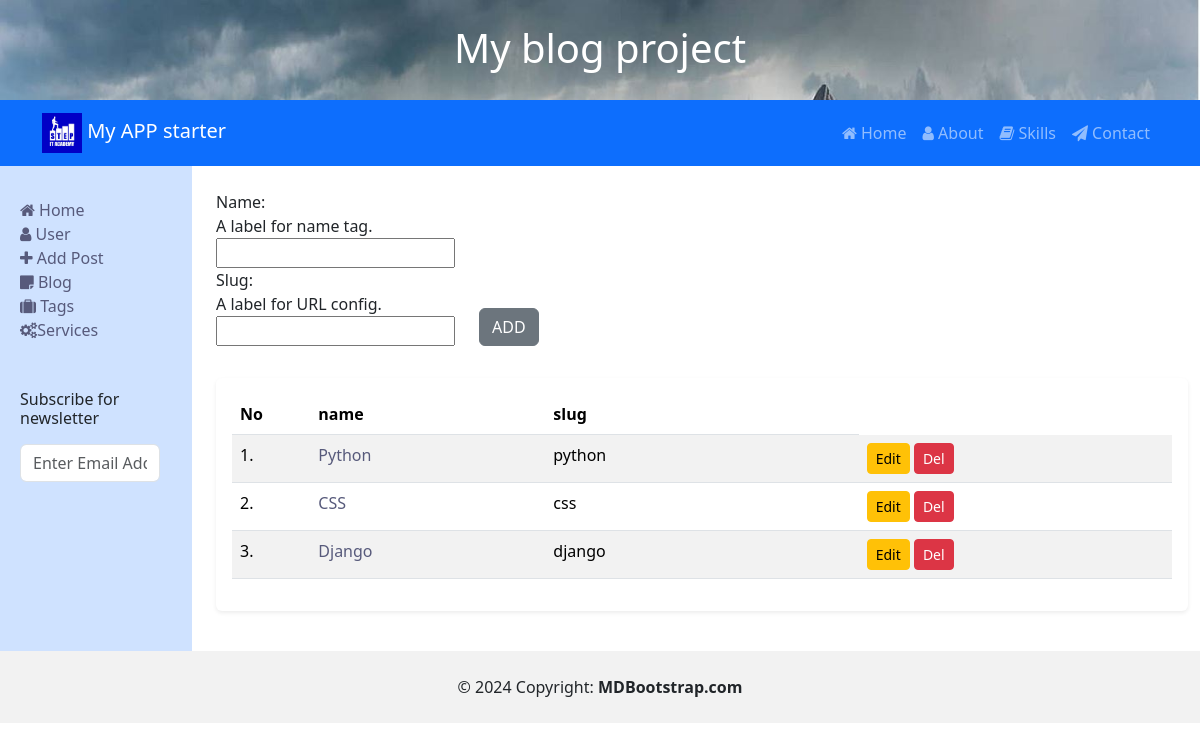
/blog/tag/create/, run on the app's committed database.
### blog/models.py (models this page shows, shortened)
class Tag(models.Model):
    name = models.CharField(max_length=31, unique=True, help_text='A label for name tag.')
    slug = models.SlugField(max_length=31, unique=True, help_text='A label for URL config.')
    class Meta:
        verbose_name = 'Tag'

### blog/views.py (the view)
# urls.py: path('tag/create/', views.create_tag, name="tag-create"),
def create_tag(request):
    form = TagFormModel(request.POST or None)
    if form.is_valid():
        tag = form.save()
        messages.success(request, f"Tag {tag.slug} was created!")
        return redirect('blog:edit-tag')
    elif request.method == "POST":
        messages.error(request, 'Please correct the error below.')
        return render(request, template_name="blog/tag/create_tag.html", context={"form": form})
    tags = Tag.objects.all()
    return render(request, template_name="blog/tag/create_tag.html", context={"form": form, "tags": tags})

### blog/forms.py (shortened to what this page needs)
class TagFormModel(forms.ModelForm):
    class Meta:
        model = Tag
        fields = ['name', 'slug']

### blog/templates/blog/tag/create_tag.html (shortened to what this page needs)
{% extends "base.html" %}
{% block content %}
<div class="pb-3">
    <form class="row justify-content-start" method="post" action="" novalidate>
        <div class="col-auto align-self-end">
            {{ form }}
        </div>
        <div class="col-auto align-self-end">
            <button class="btn btn-secondary" type="submit">ADD</button>
        </div>
    </form>
</div>
<div class="my-3 p-3 bg-body rounded shadow-sm">
    <table class="table table-striped">
        <thead>
        <tr>
            <th class="col-md-1">No</th>
            <th class="col-md-3">name</th>
            <th class="col-md-4">slug</th>
        </tr>
        </thead>
        <tbody>
        {% for tag in tags%}
        <tr>
            <td>{{ tag.id }}.</td>
            <td><a href="" class="card-link"> {{ tag.name }}</a></td>
            <td>{{ tag.slug }}</td>
            <td>
                <a href="{% url 'blog:edit-tag' pk=tag.pk %}" class="btn btn-warning btn-sm">Edit</a>
                <a href="#" class="btn btn-danger btn-sm">Del</a>
            </td>
        </tr>
        {% empty %}
        <tr>
            <td>There are currently no Tags available.</td>
        </tr>
        {% endfor %}
        </tbody>
    </table>
</div>
{% endblock %}

### blog/static/css/styles.css (style rules this page uses)
body { margin-top:20px; }
a, a:active, a:focus { color: #575a7b; text-decoration: none; transition-timing-function: ease-in-out; -ms-transition-timing-function: ease-in-out; -moz-transition-timing-function: ease-in-out; -webkit-transition-timing-function: ease-in-out; -o-transition-timing-function: ease-in-out; transition-duration: .2s; -ms-transition-duration: .2s; -moz-transition-duration: .2s; -webkit-transition-duration: .2s; -o-transition-duration: .2s; }

### data on the page
Tag: id "1", name "Python", slug "python"
Tag: id "2", name "CSS", slug "css"
Tag: id "3", name "Django", slug "django"
